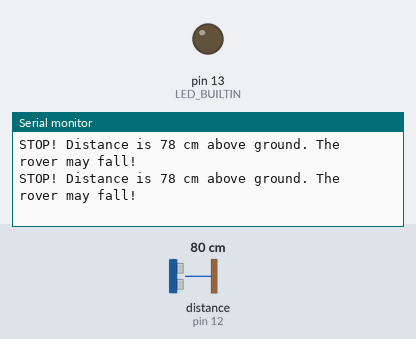
The sketch below on a simulated Arduino Uno, built with avr-gcc and run on an emulated ATmega328P. On the bench: output pins drawn as LEDs (lit = HIGH), the last lines printed to the serial monitor. Wiring (inferred from the names in the program): ultrasonic range finder: trigger pin 11; echo pin 12. Inputs (shaded band) come from the test bench; at power-on: distance to the obstacle (sensor on pin 12) 80 cm. The echo pulse lasts 58.3 µs per cm; pins used as bus, display or sensor lines are not drawn.

Above: at 1.2 s.
1.3 s: distance to the obstacle (sensor on pin 12) set to 2 cm
At 1.42 s:
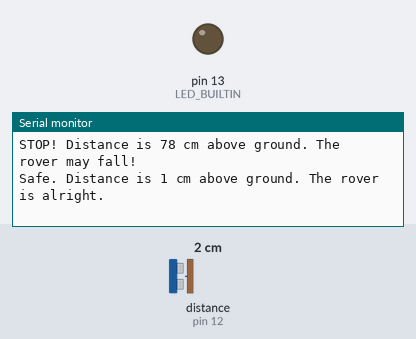
3.3 s: distance to the obstacle (sensor on pin 12) set to 6 cm
At 3.35 s:
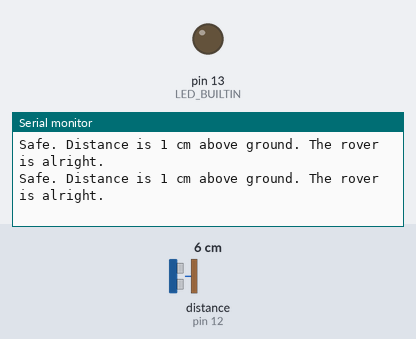

The sketch:

rover_to_ground.ino
```cpp
/*
  Ultrasonic Sensor HC-SR04 and Arduino Tutorial
  by Dejan Nedelkovski,
  www.HowToMechatronics.com
*/

// defines pins numbers
const int trigPin = 11;
const int echoPin = 12;

// defines variables
long duration;
int distance;

void setup() {
  // UltraSonoc Pins
  pinMode(trigPin, OUTPUT); // Sets the trigPin as an Output
  pinMode(echoPin, INPUT); // Sets the echoPin as an Input

  // initialize digital pin LED_BUILTIN as an output.
  pinMode(LED_BUILTIN, OUTPUT);

  Serial.begin(9600); // Starts the serial communication
}

void loop() {
  // Clears the trigPin
  digitalWrite(trigPin, LOW);
  delayMicroseconds(2);

  // Sets the trigPin on HIGH state for 10 micro seconds
  digitalWrite(trigPin, HIGH);
  delayMicroseconds(10);
  digitalWrite(trigPin, LOW);

  // Reads the echoPin, returns the sound wave travel time in microseconds
  duration = pulseIn(echoPin, HIGH);

  // Calculating the distance
  distance = duration * 0.034 / 2;


  // --------------------------------------------------------
  // ADD Your Code Here - Detect a specific distance... like distance > 5 cm
  if(distance >= 4) // easier to test on Tinkercad if you set to like 50 or so
  {
    Serial.print ("STOP! Distance is ");
    Serial.print (distance);
    Serial.println (" cm above ground. The rover may fall!");
   } else {
    Serial.print ("Safe. Distance is ");
    Serial.print (distance);
    Serial.println (" cm above ground. The rover is alright.");
  }

  // --------------------------------------------------------
}
```

Measured:
- after the input at 1.3 s, the serial monitor: prints a new line after 0.12 s (image 1)
